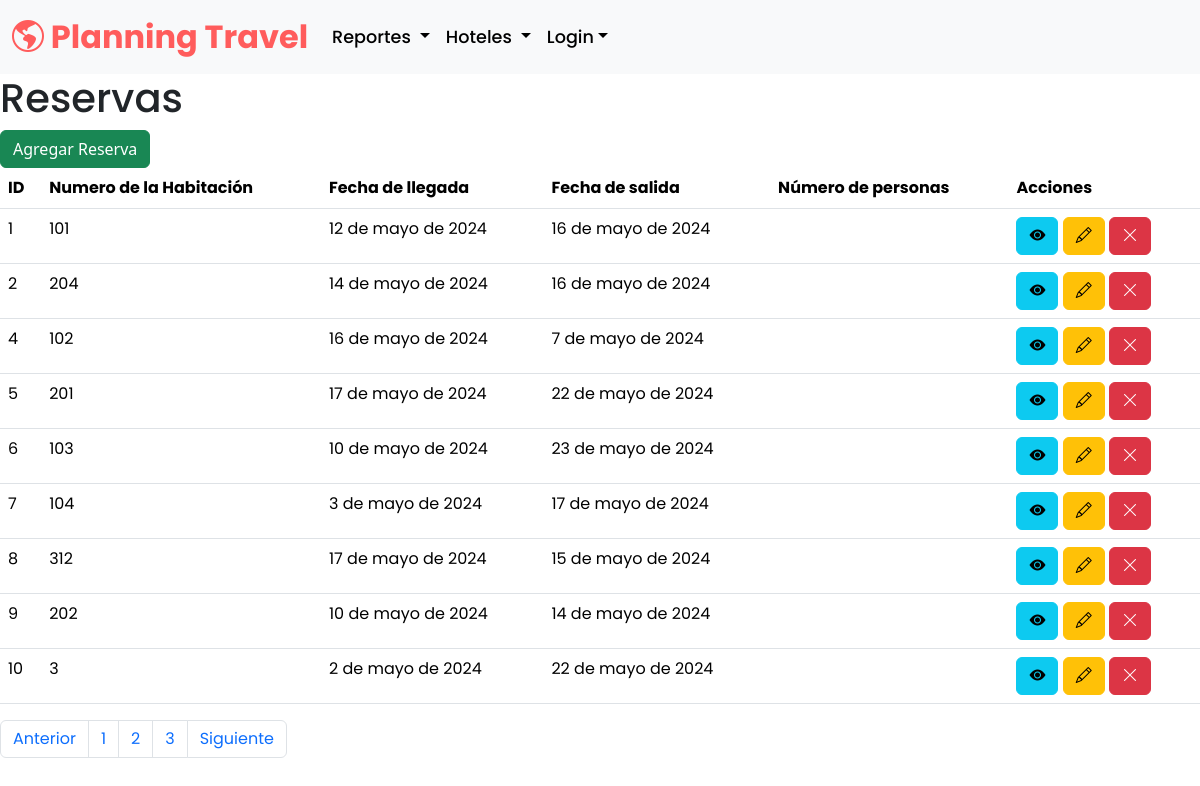
/planning_travel/reservas_listar/, run on the app's committed database.
### planning_travel/models.py (models this page shows, shortened)
class Reserva(models.Model):
    habitacion = models.ForeignKey(Habitacion, on_delete=models.DO_NOTHING)
    fecha_llegada = models.DateField()
    fecha_salida = models.DateField()
    cantidad_personas = models.IntegerField()
    total = models.DecimalField(max_digits=250, decimal_places=2)

class Habitacion(models.Model):
    num_habitacion = models.IntegerField()
    id_piso_hotel = models.ForeignKey(PisosHotel, on_delete=models.DO_NOTHING)
    ocupado = models.BooleanField()
    capacidad_huesped = models.IntegerField()
    tipo_habitacion = models.CharField(max_length=255)
    precio = models.DecimalField(max_digits=250, decimal_places=2)
    def __str__(self):
        return f'{self.num_habitacion}'

### planning_travel/views.py (the view)
# urls.py: path('reservas_listar/', views.reservas, name='reservas_listar'),
def reservas(request):
    q = Reserva.objects.all()
    contexto = {'data': q}
    return render(request, 'planning_travel/reservas/reservas.html', contexto)

### planning_travel/templates/planning_travel/reservas/reservas.html (shortened to what this page needs)
{% extends 'planning_travel/base.html' %}
{% load static %}
{% block contenedor %}
    <h1>Reservas</h1>
    <a class="btn btn-success" href="{% url 'reservas_form' %}">Agregar Reserva</a>
    <table class="table">
        <thead>
            <th>ID</th>
            <th>Numero de la Habitación</th>
            <th>Fecha de llegada</th>
            <th>Fecha de salida</th>
            <th>Número de personas</th>
            <th>Acciones</th>
        </thead>
        <tbody>
            {% for r in data %}
            <tr>
                <td>{{ r.id }}</td>
                <td>{{ r.habitacion }}</td>
                <td>{{ r.fecha_llegada }}</td>
                <td>{{ r.fecha_salida }}</td>
                <td>{{ r.cantidadPersonas }}</td>
                <td>
                    <button
                        type="button"
                        class="btn btn-info"
                    >
                        <i class="bi bi-eye-fill"></i>
                    </button>
                    <a
                        class="btn btn-warning"
                        href="{% url 'reservas_form_editar' r.id %}"
                        ><i class="bi bi-pencil"></i
                    ></a>
                    <a
                        href="javascript:eliminar('{% url 'reservas_eliminar' r.id %}')"
                        class="btn btn-danger"
                        ><i class="bi bi-x-lg"></i
                    ></a>
                </td>
            </tr>
            {% endfor %}
        </tbody>
    </table>
    <nav aria-label="Page navigation example">
        <ul class="pagination">
            <li class="page-item"><a class="page-link" href="#">Anterior</a></li>
            <li class="page-item"><a class="page-link" href="#">1</a></li>
            <li class="page-item"><a class="page-link" href="#">2</a></li>
            <li class="page-item"><a class="page-link" href="#">3</a></li>
            <li class="page-item"><a class="page-link" href="#">Siguiente</a></li>
        </ul>
    </nav>
{% endblock %}

### planning_travel/static/planning_travel/styles/estilos.css (style rules this page uses)
:root { --primary-color: #ff5c5c; --primary-color-hover: #e65353; --secondary-color: #172929; --secondary-color-hover: #386363; --cta-bg: #ffc107; --cta-bg-hover: #e0a800; --text-cta: #282828; --text-secondary: #262626; --gradiant-color: linear-gradient(#ffc107, #ff5c5c); }
* { font-family: "Poppins", sans-serif; box-sizing: border-box; }

### data on the page
Reserva: id "1", habitacion "101", fecha_llegada "12 de mayo de 2024", fecha_salida "16 de mayo de 2024"
Reserva: id "2", habitacion "204", fecha_llegada "14 de mayo de 2024", fecha_salida "16 de mayo de 2024"
Reserva: id "4", habitacion "102", fecha_llegada "16 de mayo de 2024", fecha_salida "7 de mayo de 2024"
Reserva: id "5", habitacion "201", fecha_llegada "17 de mayo de 2024", fecha_salida "22 de mayo de 2024"
Reserva: id "6", habitacion "103", fecha_llegada "10 de mayo de 2024", fecha_salida "23 de mayo de 2024"
Reserva: id "7", habitacion "104", fecha_llegada "3 de mayo de 2024", fecha_salida "17 de mayo de 2024"
Reserva: id "8", habitacion "312", fecha_llegada "17 de mayo de 2024", fecha_salida "15 de mayo de 2024"
Reserva: id "9", habitacion "202", fecha_llegada "10 de mayo de 2024", fecha_salida "14 de mayo de 2024"
Reserva: id "10", habitacion "3", fecha_llegada "2 de mayo de 2024", fecha_salida "22 de mayo de 2024"
